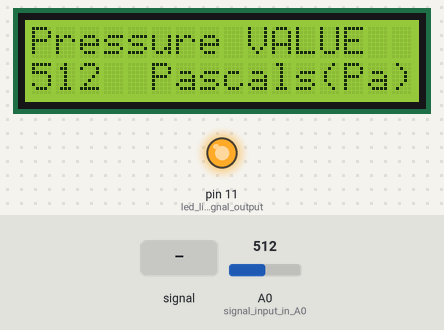
A sketch run on a simulated Arduino Uno, built with avr-gcc and run on an emulated ATmega328P. Shown: 16×2 character LCD, output pins drawn as LEDs (lit = HIGH). Dashed ring = blinking. Inputs (shaded band) come from the test bench; at power-on: A0 (signal_input_in_A0) = 512. What the sketch prints to the serial monitor is not drawn.

Above: at 1.2 s.
1.3 s: A0 (signal_input_in_A0) fed a 200 Hz sine of ±460 counts around its level
At 1.45 s:
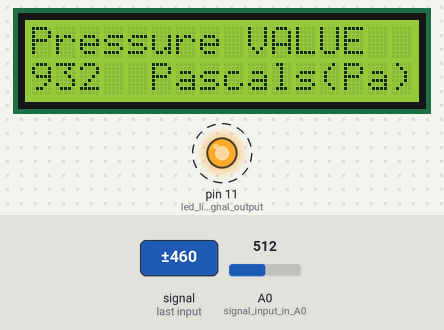
3.7 s: A0 (signal_input_in_A0) set to 716
At 4.6 s:
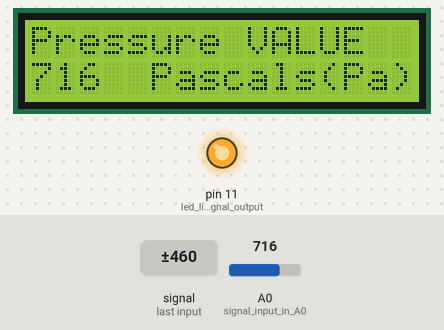
5.2 s: A0 (signal_input_in_A0) fed a 1000 Hz sine of ±255 counts around its level
At 5.35 s:
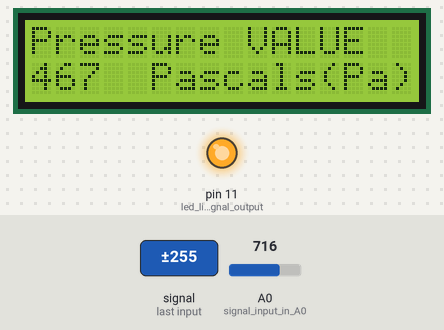
6.7 s: A0 (signal_input_in_A0) set to 1023
At 7.4 s:
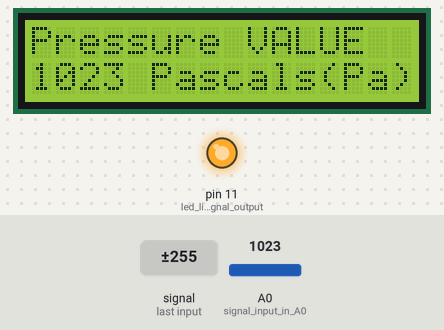
8.2 s: A0 (signal_input_in_A0) set to 900
At 8.6 s:
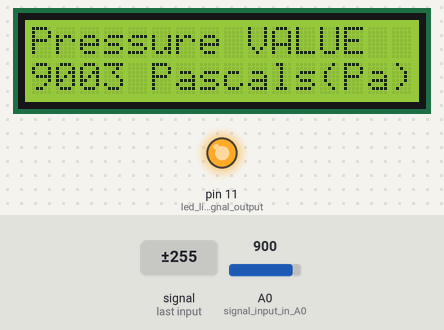
Timing chart, 0 to 10.7 s (numbered marks = the images above; inputs shaded):
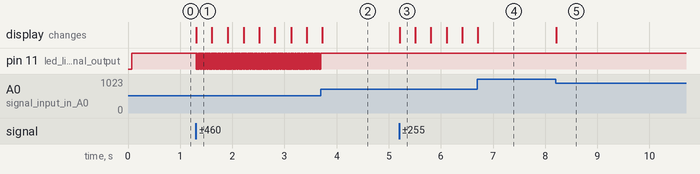

The sketch:

pressure_gauge1__1_.ino
```cpp
//Display variation of pressure on applying force
// if bressure is gratter then 200 then it blink


#include "LiquidCrystal.h"    // Defined Library of LCD
LiquidCrystal lcd(8,7,6,5,4,3);  //LCD pin number used

int Force_VAL = 0;             //Our variable

void setup()
{
  pinMode(A0, INPUT);         //signal input in A0
  Serial.begin(9600);
  lcd.begin(16,2);            //size of LCD

  lcd.setCursor(0,0);         // starting latter from
  lcd.print("Pressure VALUE");

  pinMode(11, OUTPUT);        // led light signal output


}

void loop()
{
  Force_VAL = analogRead(A0);  // taking reading from pin A0 and storing in our variable
  Serial.println(Force_VAL);   // value converted into digital signal

  lcd.setCursor(0,1);          // setting corsor at given value
  lcd.print(Force_VAL);        // displaying value at given corsor

  lcd.setCursor(5,1);
  lcd.print("Pascals(Pa)");

// for LED sensor command

 if (Force_VAL > 200)          // if value grater then 200 then led glow
 {
    digitalWrite(11, HIGH);    // glowing function
  }
else
 {
    digitalWrite(11, LOW);
  }

  delay(10); // Delay a little bit to improve simulation performance
}
```

Measured:
- after the input at 1.3 s, pin 11 (led_light_signal_output): alternates HIGH for 0.01 s and LOW for 0.01 s, starting at once; the display: changes at once (image 1)
- after the input at 3.7 s, pin 11 (led_light_signal_output): stops changing and stays HIGH
- after the input at 5.2 s, the display: changes at once (image 3)
- after the input at 8.2 s, the display: changes at once (image 5)
